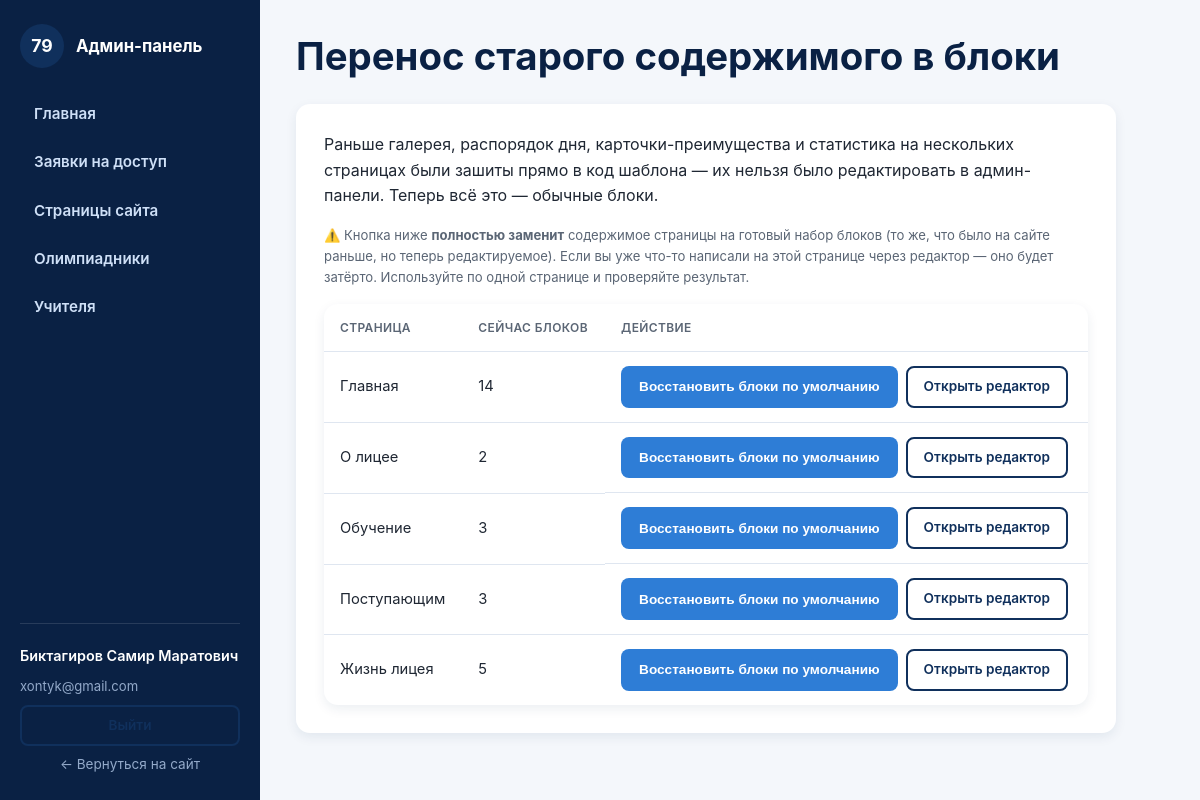
The app's page /admin/migrate.php (signed in) with its own data.
### tables this page shows
CREATE TABLE IF NOT EXISTS pages (
    id               INT UNSIGNED AUTO_INCREMENT PRIMARY KEY,
    slug             VARCHAR(191) NOT NULL,
    title            VARCHAR(255) NOT NULL,
    content          MEDIUMTEXT NULL,
    meta_description VARCHAR(500) NULL,
    protected        TINYINT(1) NOT NULL DEFAULT 0,
    nav_order        INT NOT NULL DEFAULT 100,
    updated_at       DATETIME NOT NULL DEFAULT CURRENT_TIMESTAMP ON UPDATE CURRENT_TIMESTAMP,
    UNIQUE KEY uniq_slug (slug)
);

### includes/functions.php (called while the page is built, shortened)
<?php
function e(?string $value): string
{
    return htmlspecialchars($value ?? '', ENT_QUOTES, 'UTF-8');
}
function get_page(PDO $pdo, string $slug): ?array
{
    $stmt = $pdo->prepare('SELECT * FROM pages WHERE slug = ? LIMIT 1');
    $stmt->execute([$slug]);
    $page = $stmt->fetch();
    return $page ?: null;
}
function is_list_array(array $arr): bool
{
    return array_keys($arr) === range(0, count($arr) - 1);
}
function decode_page_blocks(?string $content): array
{
    $content = $content ?? '';
    $decoded = json_decode($content, true);
    if (is_array($decoded) && json_last_error() === JSON_ERROR_NONE && is_list_array($decoded)) {
        return $decoded;
    }
    return [['type' => 'legacy_html', 'html' => $content]];
}

### admin/migrate.php (the view, shortened to what this page needs)
<?php
require_once __DIR__ . '/../includes/auth.php';
$slugs = ['home', 'about', 'education', 'admission', 'life'];
$labels = [
    'home' => 'Главная',
    'about' => 'О лицее',
    'education' => 'Обучение',
    'admission' => 'Поступающим',
    'life' => 'Жизнь лицея',
];
$pagesBySlug = [];
foreach ($slugs as $slug) {
    $pagesBySlug[$slug] = get_page($pdo, $slug);
}
require __DIR__ . '/../includes/admin_header.php';
?>
<h1>Перенос старого содержимого в блоки</h1>
<div class="admin-form-card admin-form-card-wide">
  <p>Раньше галерея, распорядок дня, карточки-преимущества и статистика на нескольких страницах были зашиты прямо в код шаблона — их нельзя было редактировать в админ-панели. Теперь всё это — обычные блоки.</p>
  <p class="form-hint" style="margin-top:0;">⚠️ Кнопка ниже <strong>полностью заменит</strong> содержимое страницы на готовый набор блоков (то же, что было на сайте раньше, но теперь редактируемое). Если вы уже что-то написали на этой странице через редактор — оно будет затёрто. Используйте по одной странице и проверяйте результат.</p>
  <div class="table-wrap">
    <table class="admin-table">
      <thead><tr><th>Страница</th><th>Сейчас блоков</th><th>Действие</th></tr></thead>
      <tbody>
        <?php foreach ($slugs as $slug): ?>
          <?php $page = $pagesBySlug[$slug]; ?>
          <tr>
            <td><?= e($labels[$slug]) ?></td>
            <td><?= $page ? count(decode_page_blocks($page['content'])) : '—' ?></td>
            <td class="actions">
              <form method="post" class="inline-form" onsubmit="return confirm('Заменить содержимое страницы «<?= e(addslashes($labels[$slug])) ?>» на готовый набор блоков? Текущее содержимое этой страницы будет потеряно.');">
                <button type="submit" class="btn btn-sm btn-primary">Восстановить блоки по умолчанию</button>
              </form>
              <?php if ($page): ?>
                <a href="page-edit.php?id=<?= (int) $page['id'] ?>" class="btn btn-sm btn-outline">Открыть редактор</a>
              <?php endif; ?>
            </td>
          </tr>
        <?php endforeach; ?>
      </tbody>
    </table>
  </div>
</div>
<?php require __DIR__ . '/../includes/admin_footer.php'; ?>

### css/style.css (style rules this page uses)
:root { --navy: #10305c; --navy-dark: #0a2144; --blue-light: #eaf2fb; --blue-accent: #2e7dd6; --accent: #ff9e2c; --bg: #ffffff; --bg-soft: #f4f7fb; --text: #1f2733; --text-muted: #5b6675; --border: #dfe6f0; --radius: 14px; --radius-sm: 8px; --shadow: 0 10px 30px rgba(16, 48, 92, 0.08); --shadow-sm: 0 4px 12px rgba(16, 48, 92, 0.08); --font: 'Inter', -apple-system, BlinkMacSystemFont, 'Segoe UI', Roboto, Arial, sans-serif; --container-width: 1160px; }
* { box-sizing: border-box; }
html { scroll-behavior: smooth; }
body { margin: 0; font-family: var(--font); color: var(--text); background: var(--bg); line-height: 1.6; font-size: 16px; }
a { color: var(--blue-accent); text-decoration: none; }
h1, h2, h3, h4 { color: var(--navy-dark); line-height: 1.25; margin: 0 0 .5em; }
h1 { font-size: clamp(1.8rem, 3.2vw, 2.6rem); font-weight: 700; }
p { margin: 0 0 1em; color: var(--text); }
.btn { display: inline-block; padding: 12px 24px; border-radius: var(--radius-sm); font-weight: 600; font-size: 0.95rem; border: 2px solid transparent; cursor: pointer; text-decoration: none; transition: transform .15s ease, box-shadow .15s ease, background-color .15s ease, color .15s ease; }
.btn-primary { background: var(--blue-accent); color: #fff; }
.btn-outline { background: transparent; color: var(--navy); border-color: var(--navy); }
.btn-sm { padding: 8px 16px; font-size: 0.85rem; }

### css/admin.css (style rules this page uses)
.admin-body { background: var(--bg-soft); }
.admin-content h1 { margin-bottom: 24px; }
.table-wrap { overflow-x: auto; background: #fff; border-radius: var(--radius); box-shadow: var(--shadow-sm); }
.admin-table { width: 100%; border-collapse: collapse; min-width: 560px; }
.admin-table th, .admin-table td { text-align: left; padding: 14px 16px; border-bottom: 1px solid var(--border); font-size: 0.92rem; }
.admin-table th { color: var(--text-muted); font-weight: 600; text-transform: uppercase; font-size: 0.75rem; letter-spacing: .03em; }
.admin-table tr:last-child td { border-bottom: none; }
.admin-table td.actions { display: flex; gap: 8px; flex-wrap: wrap; white-space: nowrap; }
.inline-form { display: inline-flex; gap: 8px; }
.admin-form-card { background: #fff; border-radius: var(--radius); box-shadow: var(--shadow-sm); padding: 28px; max-width: 640px; }
.admin-form-card-wide { max-width: 820px; }
.form-hint { color: var(--text-muted); font-size: 0.82rem; margin-top: -10px; margin-bottom: 16px; }

### records on screen
pages: content "14"
pages: content "2"
pages: content "3"
pages: content "3"
pages: content "5"

### other values on screen
$item['label'] "Главная"
$item['label'] "Заявки на доступ"
$item['label'] "Страницы сайта"
$item['label'] "Олимпиадники"
$item['label'] "Учителя"
$admin['full_name'] "Биктагиров Самир Маратович"
$admin['email'] "xontyk@gmail.com"
$labels[$slug] "Главная"
$labels[$slug] "О лицее"
$labels[$slug] "Обучение"
$labels[$slug] "Поступающим"
$labels[$slug] "Жизнь лицея"
